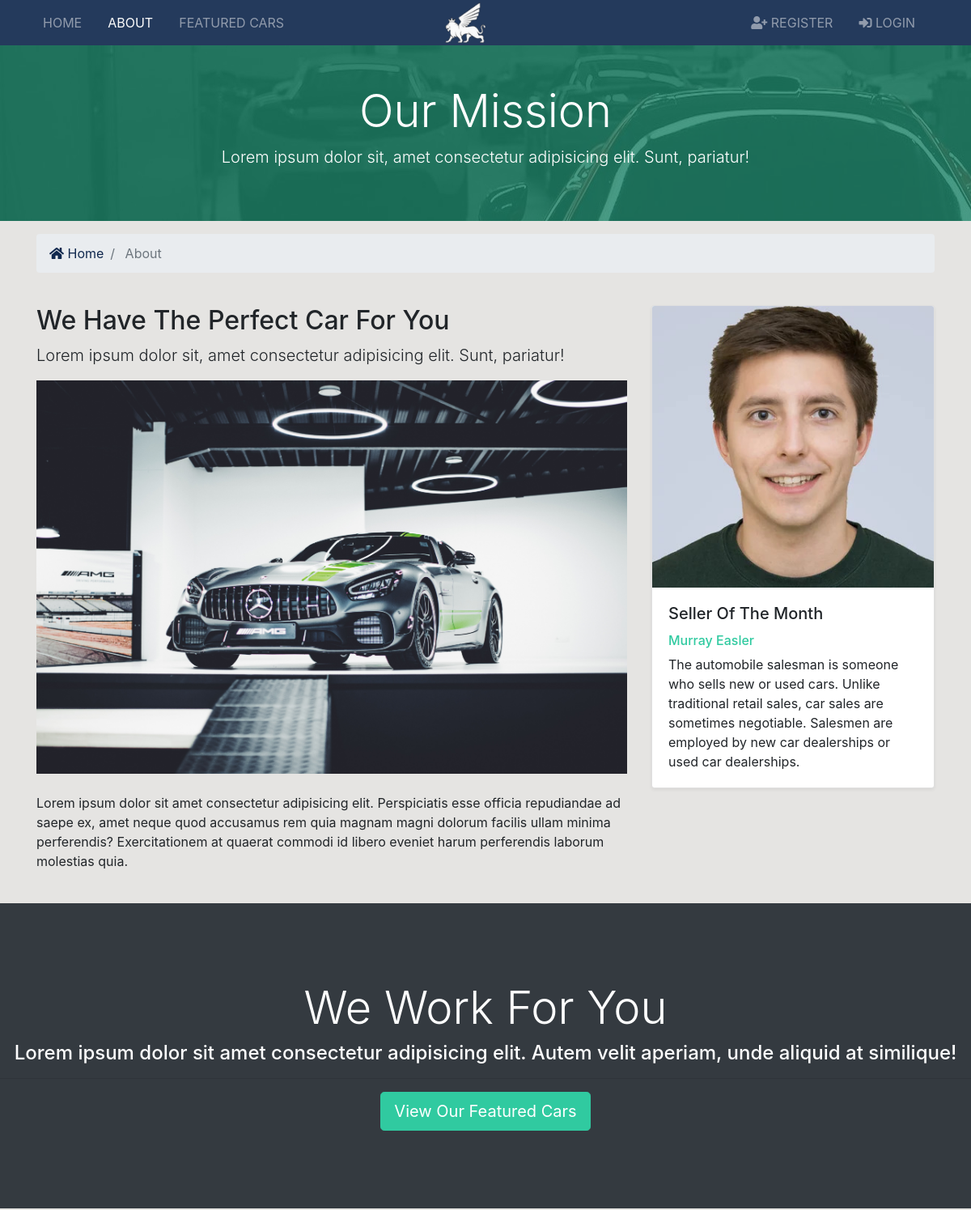
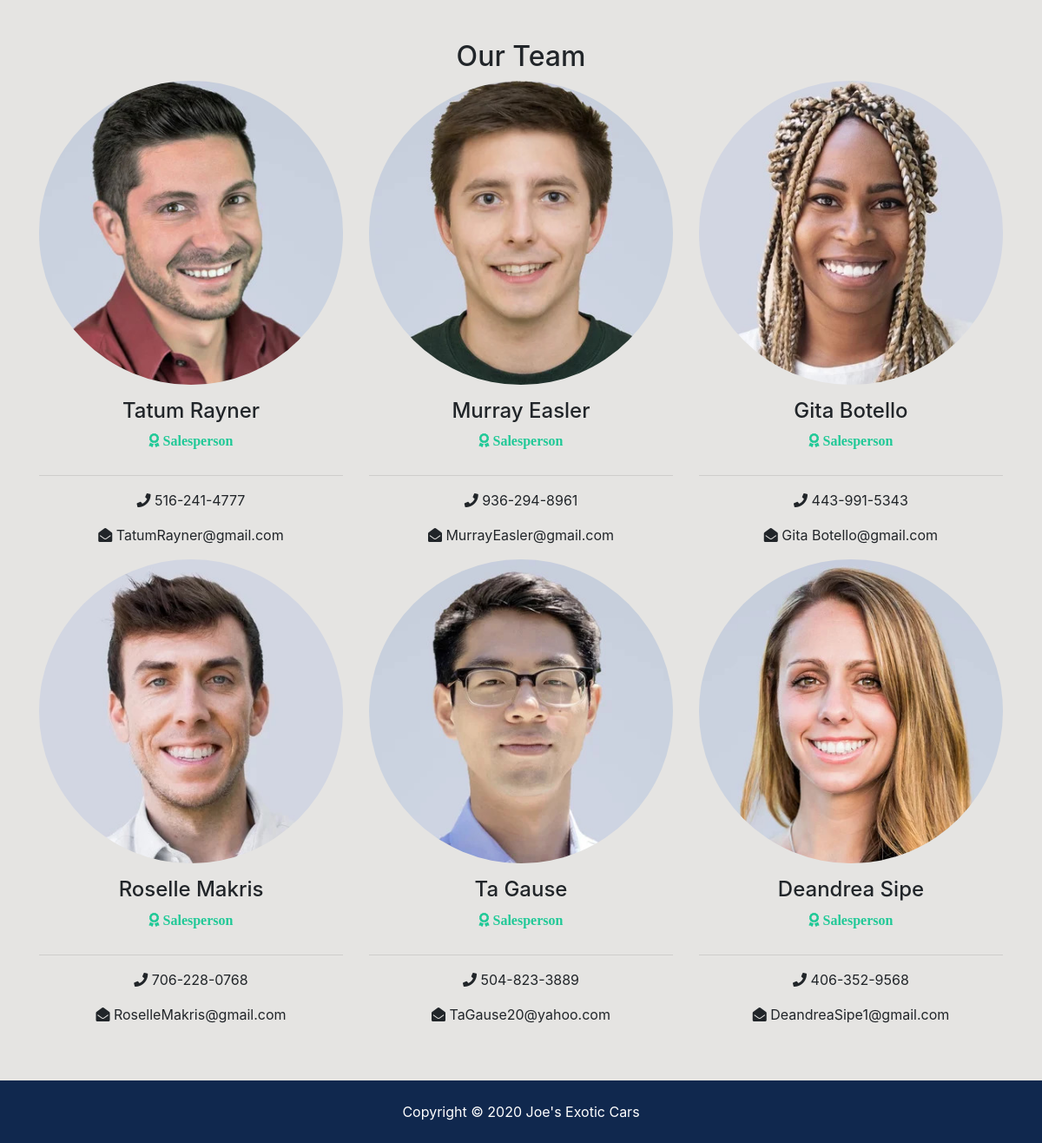
The page /about/ on the database its author committed (2 pictures, top to bottom).
### salesman/models.py (models this page shows, shortened)
class Salesman(models.Model):
	name = models.CharField(max_length=200)
	photo= models.ImageField(upload_to= 'photos/%Y/%m/%d/')
	description = models.TextField(blank=True)
	phone = models.CharField(max_length=20)
	email= models.CharField(max_length=50)
	is_mvp= models.BooleanField(default=False)
	hire_date= models.DateTimeField(default=datetime.now, blank=True)

### pages/views.py (the view)
# urls.py: path('about/',views.about, name='about'),
def about(request):
	salesman = Salesman.objects.order_by('-hire_date')
	mvp_salesman=Salesman.objects.all().filter(is_mvp=True)
	context={
		'salesman':salesman,
		'mvp_salesman': mvp_salesman
	}
	return render(request,'pages/about.html',context)

### templates/pages/about.html (shortened to what this page needs)
{% extends 'base.html' %}
{% load static %}
{% block content %}
<section id="showcase-inner" class="py-5 text-white">
    <div class="container">
      <div class="row text-center">
        <div class="col-md-12">
          <h1 class="display-4">Our Mission</h1>
          <p class="lead">Lorem ipsum dolor sit, amet consectetur adipisicing elit. Sunt, pariatur!</p>
        </div>
      </div>
    </div>
  </section>
  <section id="bc" class="mt-3">
    <div class="container">
      <nav aria-label="breadcrumb">
        <ol class="breadcrumb">
          <li class="breadcrumb-item">
            <a href="{% url 'index' %}">
              <i class="fas fa-home"></i> Home</a>
          </li>
          <li class="breadcrumb-item active"> About</li>
        </ol>
      </nav>
    </div>
  </section>
  <section id="about" class="py-4">
    <div class="container">
      <div class="row">
        <div class="col-md-8">
          <h2>We Have The Perfect Car For You</h2>
          <p class="lead">Lorem ipsum dolor sit, amet consectetur adipisicing elit. Sunt, pariatur!</p>
          <div data-aos="fade-right" data-aos-duration="750"><img src="{% static 'img/mercedes.jpg' %}" alt=""></div>
          <p class="mt-4">Lorem ipsum dolor sit amet consectetur adipisicing elit. Perspiciatis esse officia repudiandae ad saepe ex, amet
            neque quod accusamus rem quia magnam magni dolorum facilis ullam minima perferendis? Exercitationem at quaerat
            commodi id libero eveniet harum perferendis laborum molestias quia.</p>
        </div>
        <div class="col-md-4">
          {% if mvp_salesman %}
            {% for salesman in mvp_salesman %}
              <div class="card" data-aos="fade-left" data-aos-duration="750">
                <img class="card-img-top" src="{{ salesman.photo.url}}" alt="Seller of the month">
                <div class="card-body">
                  <h5 class="card-title">Seller Of The Month</h5>
                  <h6 class="text-secondary">{{salesman.name}}</h6>
                  <p class="card-text">
                    {{salesman.description}}
                  </p>
                </div>
              </div>
            {% endfor %}
          {% endif %}
        </div>
      </div>
    </div>
  </section>
  <section id="work" class="bg-dark text-white text-center">
    <h2 class="display-4">We Work For You</h2>
    <h4>Lorem ipsum dolor sit amet consectetur adipisicing elit. Autem velit aperiam, unde aliquid at similique!</h4>
    <hr>
    <a href="{% url 'cars'  %}" class="btn btn-secondary text-white btn-lg">View Our Featured Cars</a>
  </section>
  <section id="team" class="py-5">
    <div class="container">
      <h2 class="text-center">Our Team</h2>
      <div class="row text-center" data-aos="zoom-in" data-aos-duration="750">
        {% if salesman %}
          {% for person in salesman %}
            <div class="col-md-4">
              <img src="{{ person.photo.url }}" alt="" class="rounded-circle mb-3">
              <h4> {{person.name}}</h4>
              <p class=" fas fa-award text-success "> Salesperson</p>
              <hr>
              <p>
                <i class="fas fa-phone"></i> {{person.phone}}</p>
              <p>
                <i class="fas fa-envelope-open"> </i> {{person.email}}</p>
            </div>
          {% endfor %}
        {% else %}
          <div class="col-md-12">
            <p>No Salesman Available</p>
          </div>
        {% endif %}
      </div>
    </div>
  </section>
{% endblock %}

### carDealership/static/css/all.css (style rules this page uses)
.fa, .fas, .far, .fal, .fab { -moz-osx-font-smoothing: grayscale; -webkit-font-smoothing: antialiased; display: inline-block; font-style: normal; font-variant: normal; text-rendering: auto; line-height: 1; }
.fa-award:before { content: "\f559"; }
.fa-envelope-open:before { content: "\f2b6"; }
.fa-home:before { content: "\f015"; }
.fa-phone:before { content: "\f095"; }
.fa, .fas { font-family: 'Font Awesome 5 Free'; font-weight: 900; }

### carDealership/static/css/style.css (style rules this page uses)
.btn-secondary { color: #fff !important; }
img { width: 100%; }
#showcase-inner { background: url(../img/maclaren.jpg); position: relative; overflow: hidden; min-height: 200px; }
#showcase-inner::before { content: ''; position: absolute; top: 0; left: 0; min-height: 100%; width: 100%; background: rgba(32, 134, 107, 0.8); }
#work { padding: 6rem 0; }

### templates/base.html (style rules this page uses)
body { background-color: #e5e4e2; }
.card { box-shadow: rgba(0, 0, 0, 0.06) 0px 2px 4px; transition: all .3s ease-in-out; }

### rows shown on the page
Salesman: photo (picture), name "Murray Easler", description "The automobile salesman is someone who sells new or used cars. Unlike traditional retail sales, car sales are sometimes negotiable. Salesmen are employed by new car dealerships or used car dealerships.", phone "936-294-8961", email "MurrayEasler@gmail.com"
Salesman: photo (picture), name "Tatum Rayner", phone "516-241-4777", email "TatumRayner@gmail.com"
Salesman: photo (picture), name "Gita Botello", phone "443-991-5343", email "Gita Botello@gmail.com"
Salesman: photo (picture), name "Roselle Makris", phone "706-228-0768", email "RoselleMakris@gmail.com"
Salesman: photo (picture), name "Ta Gause", phone "504-823-3889", email "TaGause20@yahoo.com"
Salesman: photo (picture), name "Deandrea Sipe", phone "406-352-9568", email "DeandreaSipe1@gmail.com"
